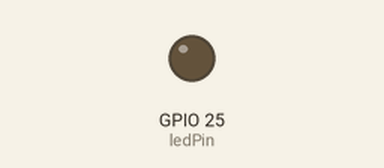
Recording of a sketch running on a simulated ESP32. Parts: output pins drawn as LEDs (lit = HIGH). WiFi joins after 1.5 s; servers stay silent unless stated. At 1.7 s the program puts the board to deep sleep or switches it off; the recording ends there.

Above: at 0.1 s.
At 0.6 s:
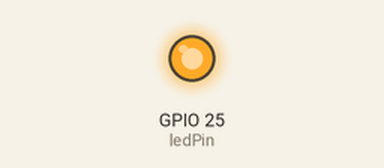
Timing chart, 0 to 1.7 s (numbered marks = the images above):
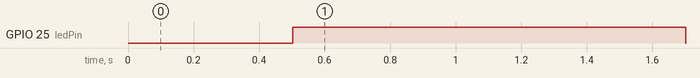

Measured:
- by itself, GPIO 25 (ledPin): LOW → HIGH at 0.50 s, → LOW 1.2 s later

The sketch:

esp32_sleep_Timer2.ino
```cpp
/**********************************************************************************
 * TITULO: Deep Sleep demo 2
 * AUTOR: Jhimmy Astoraque Durán
 * DESCRIPCION: Este script conecta el esp32 a una red wifi para hacer un request a una URL, imprimirla a través del
 *              monitor serial para luego entrar a modo de sueño profundo por un tiempo definido por el programador.
 *              Este proceso ocurrirá en forma de bucle indefinido.
 * CANAL YOUTUBE: https://www.youtube.com/c/jadsatv
 * © 2022
 * *******************************************************************************/

#include <WiFi.h>
#include <HTTPClient.h>

const char* ssid = "JADSA CORP";
const char* password = "Taquiperenda2021";

const uint8_t ledPin = 25;
const uint32_t sleepTime = 5 * 1000000; // uS

void setup(){
  //Serial.begin(115200);
  pinMode(ledPin, OUTPUT);
  WiFi.begin(ssid, password);
  delay(500);

  //Serial.println("\nDespertando y Conectando a la red WiFi...");
  digitalWrite(ledPin, HIGH);
  while (WiFi.status() != WL_CONNECTED) {
    delay(250);
    //Serial.print(".");
  }
  //Serial.println("\nConectado a la Red!\n");
  getOnlineData();


  digitalWrite(ledPin, LOW);
  //Serial.println("Esp entrando a modo sueño profundo");
  //Serial.flush();
  esp_sleep_enable_timer_wakeup(sleepTime);
  esp_deep_sleep_start();
}

void loop(){
}


void getOnlineData(){
  HTTPClient http;

    http.begin("http://example.com/");
    int httpCode = http.GET();

    if (httpCode > 0) {

        String payload = http.getString();
        //Serial.println(httpCode);
        //Serial.println(payload);
    }
    else {
      //Serial.println("Falla en el requerimiento http");
    }

    http.end(); // liberamos recursos
}
```
